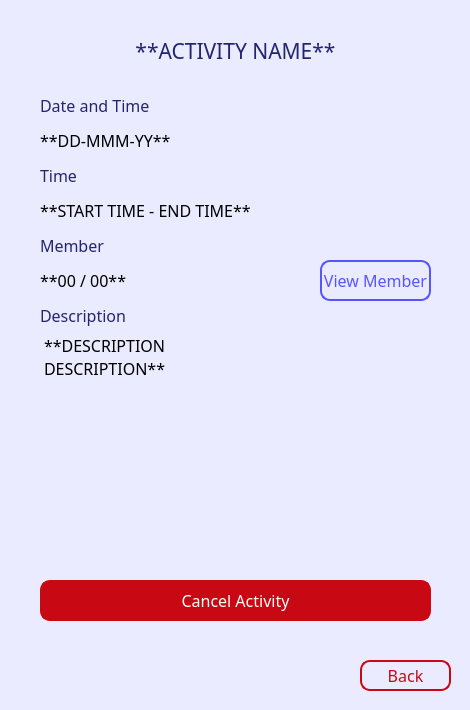
<?xml version="1.0" encoding="UTF-8"?>
<ui version="4.0">
 <class>Dialog</class>
 <widget class="QDialog" name="Dialog">
  <property name="geometry">
   <rect>
    <x>0</x>
    <y>0</y>
    <width>470</width>
    <height>710</height>
   </rect>
  </property>
  <property name="font">
   <font>
    <family>ZCOOL QingKe HuangYou</family>
    <pointsize>12</pointsize>
   </font>
  </property>
  <property name="windowTitle">
   <string>Board Game Community</string>
  </property>
  <property name="styleSheet">
   <string notr="true">background-color: rgb(235, 235, 255);</string>
  </property>
  <widget class="QLabel" name="lbl_title">
   <property name="geometry">
    <rect>
     <x>20</x>
     <y>20</y>
     <width>431</width>
     <height>61</height>
    </rect>
   </property>
   <property name="font">
    <font>
     <family>Bai Jamjuree</family>
     <pointsize>16</pointsize>
     <weight>50</weight>
     <italic>false</italic>
     <bold>false</bold>
    </font>
   </property>
   <property name="styleSheet">
    <string notr="true">background-color: rgba(255, 255, 255, 0);
color: rgb(36, 36, 111);
font: 16pt &quot;Bai Jamjuree&quot;;</string>
   </property>
   <property name="text">
    <string>**ACTIVITY NAME**</string>
   </property>
   <property name="textFormat">
    <enum>Qt::AutoText</enum>
   </property>
   <property name="alignment">
    <set>Qt::AlignCenter</set>
   </property>
  </widget>
  <widget class="QPushButton" name="btn_cancelActivity">
   <property name="geometry">
    <rect>
     <x>40</x>
     <y>580</y>
     <width>391</width>
     <height>41</height>
    </rect>
   </property>
   <property name="styleSheet">
    <string notr="true">background-color: rgb(200, 9, 19);
color: rgb(255, 255, 255);
font: 12pt &quot;ZCOOL QingKe HuangYou&quot;;
border-radius: 10px;
border: 2px solid rgb(200, 9, 19);</string>
   </property>
   <property name="text">
    <string>Cancel Activity</string>
   </property>
  </widget>
  <widget class="QPushButton" name="btn_back">
   <property name="geometry">
    <rect>
     <x>360</x>
     <y>660</y>
     <width>91</width>
     <height>31</height>
    </rect>
   </property>
   <property name="styleSheet">
    <string notr="true">background-color:  rgba(0, 0, 0, 0);
color: rgb(200, 9, 19);
font: 12pt &quot;ZCOOL QingKe HuangYou&quot;;
border-radius: 10px;
border: 2px solid rgb(200, 9, 19);</string>
   </property>
   <property name="text">
    <string>Back</string>
   </property>
  </widget>
  <widget class="QLabel" name="label_10">
   <property name="geometry">
    <rect>
     <x>40</x>
     <y>300</y>
     <width>211</width>
     <height>31</height>
    </rect>
   </property>
   <property name="font">
    <font>
     <family>ZCOOL QingKe HuangYou</family>
     <pointsize>12</pointsize>
     <weight>50</weight>
     <italic>false</italic>
     <bold>false</bold>
    </font>
   </property>
   <property name="styleSheet">
    <string notr="true">background-color: rgba(255, 255, 255, 0);
font: 12pt &quot;ZCOOL QingKe HuangYou&quot;;
color: rgb(36, 36, 111);</string>
   </property>
   <property name="text">
    <string>Description</string>
   </property>
  </widget>
  <widget class="QLabel" name="label_11">
   <property name="geometry">
    <rect>
     <x>40</x>
     <y>90</y>
     <width>211</width>
     <height>31</height>
    </rect>
   </property>
   <property name="font">
    <font>
     <family>ZCOOL QingKe HuangYou</family>
     <pointsize>12</pointsize>
     <weight>50</weight>
     <italic>false</italic>
     <bold>false</bold>
    </font>
   </property>
   <property name="styleSheet">
    <string notr="true">background-color: rgba(255, 255, 255, 0);
font: 12pt &quot;ZCOOL QingKe HuangYou&quot;;
color: rgb(36, 36, 111);</string>
   </property>
   <property name="text">
    <string>Date and Time</string>
   </property>
  </widget>
  <widget class="QLabel" name="label_12">
   <property name="geometry">
    <rect>
     <x>40</x>
     <y>160</y>
     <width>211</width>
     <height>31</height>
    </rect>
   </property>
   <property name="font">
    <font>
     <family>ZCOOL QingKe HuangYou</family>
     <pointsize>12</pointsize>
     <weight>50</weight>
     <italic>false</italic>
     <bold>false</bold>
    </font>
   </property>
   <property name="styleSheet">
    <string notr="true">background-color: rgba(255, 255, 255, 0);
font: 12pt &quot;ZCOOL QingKe HuangYou&quot;;
color: rgb(36, 36, 111);</string>
   </property>
   <property name="text">
    <string>Time</string>
   </property>
  </widget>
  <widget class="QLabel" name="label_14">
   <property name="geometry">
    <rect>
     <x>40</x>
     <y>230</y>
     <width>211</width>
     <height>31</height>
    </rect>
   </property>
   <property name="font">
    <font>
     <family>ZCOOL QingKe HuangYou</family>
     <pointsize>12</pointsize>
     <weight>50</weight>
     <italic>false</italic>
     <bold>false</bold>
    </font>
   </property>
   <property name="styleSheet">
    <string notr="true">background-color: rgba(255, 255, 255, 0);
font: 12pt &quot;ZCOOL QingKe HuangYou&quot;;
color: rgb(36, 36, 111);</string>
   </property>
   <property name="text">
    <string>Member</string>
   </property>
  </widget>
  <widget class="QLabel" name="lbl_date">
   <property name="geometry">
    <rect>
     <x>40</x>
     <y>120</y>
     <width>391</width>
     <height>41</height>
    </rect>
   </property>
   <property name="font">
    <font>
     <family>Bai Jamjuree</family>
     <pointsize>12</pointsize>
     <weight>50</weight>
     <italic>false</italic>
     <bold>false</bold>
    </font>
   </property>
   <property name="styleSheet">
    <string notr="true">background-color: rgba(255, 255, 255, 0);
font: 12pt &quot;Bai Jamjuree&quot;;</string>
   </property>
   <property name="text">
    <string>**DD-MMM-YY**</string>
   </property>
  </widget>
  <widget class="QLabel" name="lbl_time">
   <property name="geometry">
    <rect>
     <x>40</x>
     <y>190</y>
     <width>381</width>
     <height>41</height>
    </rect>
   </property>
   <property name="font">
    <font>
     <family>Bai Jamjuree</family>
     <pointsize>12</pointsize>
     <weight>50</weight>
     <italic>false</italic>
     <bold>false</bold>
    </font>
   </property>
   <property name="styleSheet">
    <string notr="true">background-color: rgba(255, 255, 255, 0);
font: 12pt &quot;Bai Jamjuree&quot;;</string>
   </property>
   <property name="text">
    <string>**START TIME - END TIME**</string>
   </property>
  </widget>
  <widget class="QLabel" name="lbl_member">
   <property name="geometry">
    <rect>
     <x>40</x>
     <y>260</y>
     <width>381</width>
     <height>41</height>
    </rect>
   </property>
   <property name="font">
    <font>
     <family>Bai Jamjuree</family>
     <pointsize>12</pointsize>
     <weight>50</weight>
     <italic>false</italic>
     <bold>false</bold>
    </font>
   </property>
   <property name="styleSheet">
    <string notr="true">background-color: rgba(255, 255, 255, 0);
font: 12pt &quot;Bai Jamjuree&quot;;</string>
   </property>
   <property name="text">
    <string>**00 / 00**</string>
   </property>
  </widget>
  <widget class="QTextBrowser" name="tbro_description">
   <property name="geometry">
    <rect>
     <x>40</x>
     <y>330</y>
     <width>381</width>
     <height>101</height>
    </rect>
   </property>
   <property name="styleSheet">
    <string notr="true">font: 12pt &quot;Bai Jamjuree&quot;;
background-color: rgba(255, 255, 255, 0);
border: 0px;</string>
   </property>
   <property name="html">
    <string>&lt;!DOCTYPE HTML PUBLIC &quot;-//W3C//DTD HTML 4.0//EN&quot; &quot;http://www.w3.org/TR/REC-html40/strict.dtd&quot;&gt;
&lt;html&gt;&lt;head&gt;&lt;meta name=&quot;qrichtext&quot; content=&quot;1&quot; /&gt;&lt;style type=&quot;text/css&quot;&gt;
p, li { white-space: pre-wrap; }
&lt;/style&gt;&lt;/head&gt;&lt;body style=&quot; font-family:'Bai Jamjuree'; font-size:12pt; font-weight:400; font-style:normal;&quot;&gt;
&lt;p style=&quot; margin-top:0px; margin-bottom:0px; margin-left:0px; margin-right:0px; -qt-block-indent:0; text-indent:0px;&quot;&gt;**DESCRIPTION&lt;/p&gt;
&lt;p style=&quot; margin-top:0px; margin-bottom:0px; margin-left:0px; margin-right:0px; -qt-block-indent:0; text-indent:0px;&quot;&gt;DESCRIPTION**&lt;/p&gt;&lt;/body&gt;&lt;/html&gt;</string>
   </property>
  </widget>
  <widget class="QPushButton" name="btn_viewMember">
   <property name="geometry">
    <rect>
     <x>320</x>
     <y>260</y>
     <width>111</width>
     <height>41</height>
    </rect>
   </property>
   <property name="styleSheet">
    <string notr="true">background-color: rgba(255, 255, 255, 0);
font: 12pt &quot;ZCOOL QingKe HuangYou&quot;;
color: rgb(85, 85, 255);
border-radius: 10px;
border: 2px solid rgb(85, 85, 255);</string>
   </property>
   <property name="text">
    <string>View Member</string>
   </property>
  </widget>
 </widget>
 <resources/>
 <connections/>
</ui>
